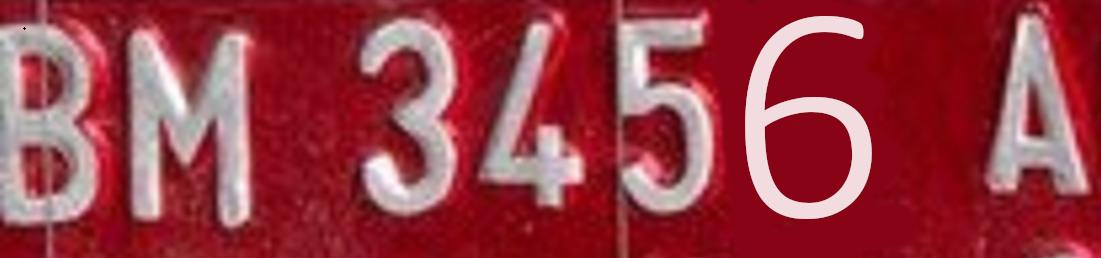
#> input picture uts/images/BM3456A.jpg, 1101 x 258 px
$ jupyter execute uts.ipynb
#> lines starting #> are read from the running program, lines starting #| are printed output that depends on the picture; after the words box and inside, x2 and y2 are one past the last pixel; in counts of white or black regions, pixels touching at a corner belong together; long printed decimals are rounded
[cell 1]
import pandas as pd
import numpy as np
import matplotlib.pyplot as plt
import seaborn as sns
import cv2 as cv
from sklearn.cluster import MiniBatchKMeans, KMeans
from sklearn.metrics import silhouette_score

[cell 2]
# load images
paths = [
    "images/BM3456A.jpg",
    "images/BM7098V.jpg",
    "images/BM9098V.jpg",
    "images/BM45552Q.jpg",
    "images/BM45558Q.jpg",
]

imgs = [cv.imread(path) for path in paths]
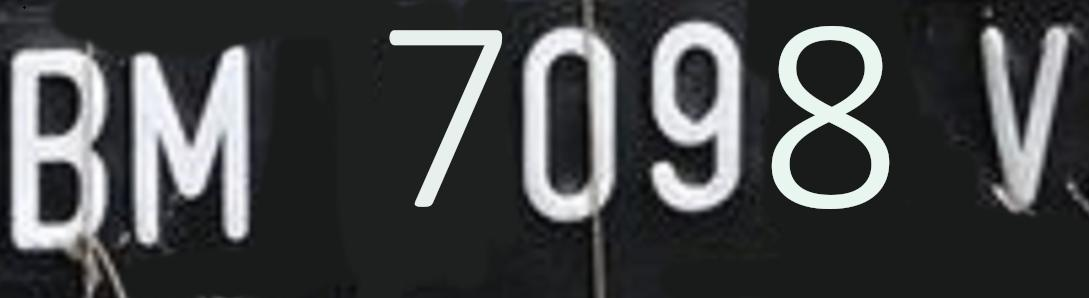
#> input picture uts/images/BM7098V.jpg, 1089 x 298 px
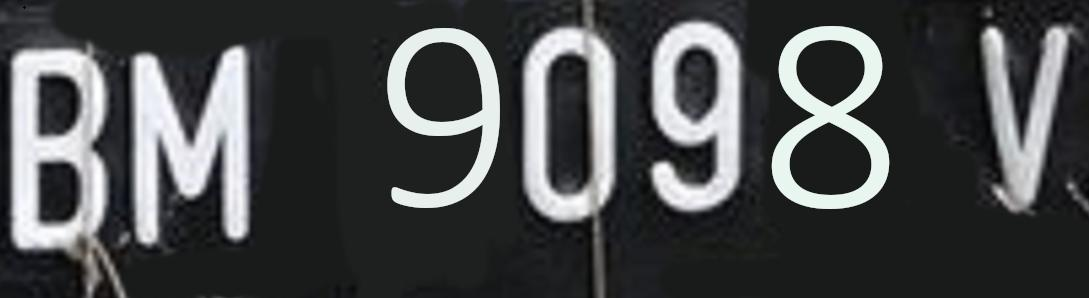
#> input picture uts/images/BM9098V.jpg, 1089 x 298 px
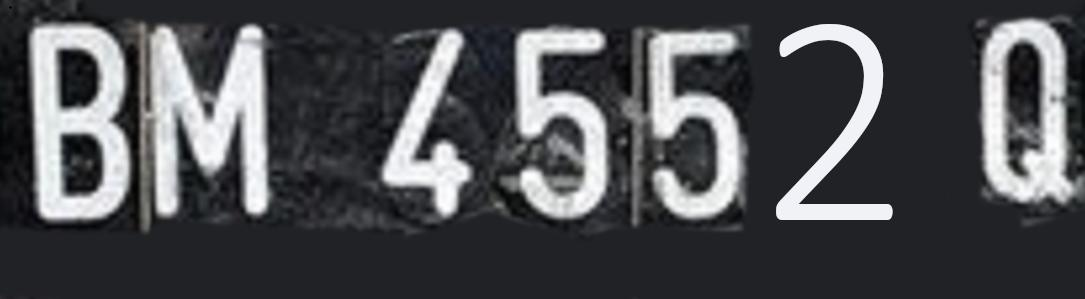
#> input picture uts/images/BM45552Q.jpg, 1085 x 299 px
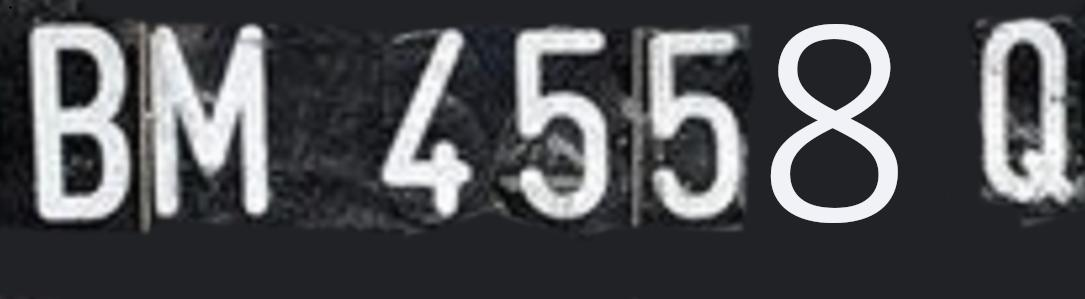
#> input picture uts/images/BM45558Q.jpg, 1085 x 299 px
#> imgs = 5 items

[cell 3]
def display(img):
    rgb = cv.cvtColor(img, cv.COLOR_BGR2RGB)
#> img is the input picture: shape (258, 1101, 3); mean B, G, R 68.9, 58.5, 152
    plt.figure()
    plt.imshow(rgb)

[cell 4]
display(imgs[0])

[cell 5]
def plot_pixels(data, title, colors=None, N=10000):
    if colors is None:
        colors = data

    # choose a random subset
    rng = np.random.RandomState(0)
    i = rng.permutation(data.shape[0])[:N]
    colors = colors[i]
    R, G, B = data[i].T

    fig, ax = plt.subplots(1, 2, figsize=(16, 6))
    ax[0].scatter(R, G, color=colors, marker='.')
    ax[0].set(xlabel='Red', ylabel='Green', xlim=(0, 1), ylim=(0, 1))

    ax[1].scatter(R, B, color=colors, marker='.')
    ax[1].set(xlabel='Red', ylabel='Blue', xlim=(0, 1), ylim=(0, 1))

    fig.suptitle(title, size=20);

[cell 6]
import warnings
warnings.filterwarnings("ignore")

for img_colored in imgs:
    # convert to grayscale keeping 3 channels
    img = np.zeros_like(img_colored)

    h, w, c = img_colored.shape
    img = np.average(img_colored, axis=2).reshape(h, w, 1).repeat(3, axis=2).astype(np.uint8)

    h, w, c = img.shape
    data = img.reshape(h * w, c) / 255

    kmeans = MiniBatchKMeans(2)
    kmeans.fit(data)
    new_colors = kmeans.cluster_centers_[kmeans.predict(data)]

    plot_pixels(data, colors=new_colors,title="Reduced color space: 2 colors")
    new_img = new_colors.reshape(img.shape) * 255
    display(cv.hconcat((img, new_img.astype(np.uint8))))

    # calculate the error
    error = np.sum((img.astype("float") - new_img.astype("float")) ** 2)
    error /= float(img.shape[0] * img.shape[1])
    print(f"Error: {error}")
#> this loop made 5 passes
#> error on passes 1 to 5: 1252.2, 1301.8, 1317.7, 1529.4, 1557
#| Error: 1252.172
#| Error: 1301.790
#| Error: 1317.702
#| Error: 1529.375
#| Error: 1556.988
#> pass 1, `img = np.average(img_colored, axis=2).reshape(h, w, 1).repeat(3, axis=..`:
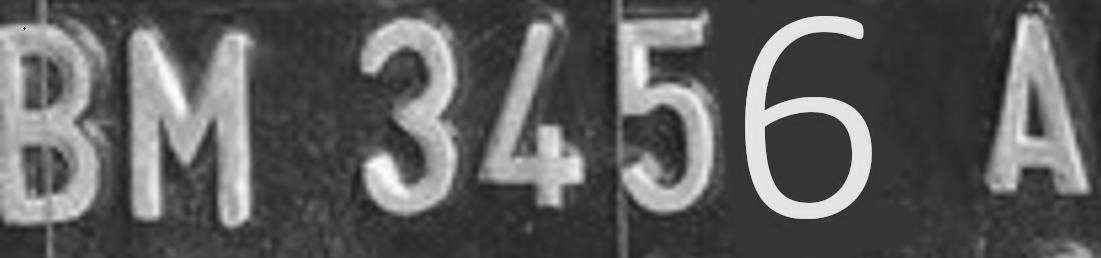
#> img: shape (258, 1101, 3); min 7, max 252, mean 92.8
#> pass 1, `new_img = new_colors.reshape(img.shape) * 255`:
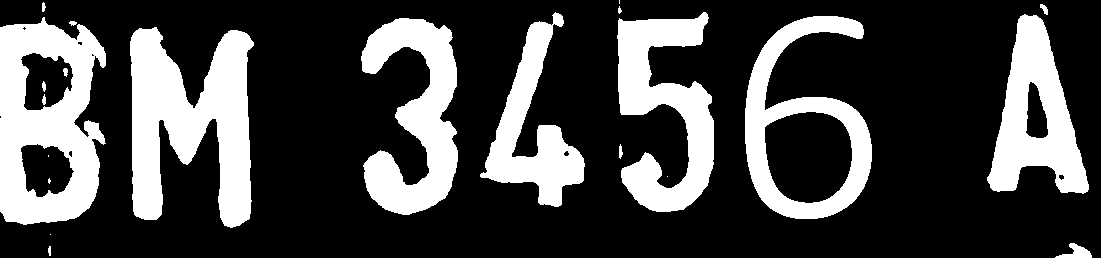
#> new_img: shape (258, 1101, 3) float64; values 60.32 (black) and 182.4 (white), 26.9% white; 22 white regions (5 under 20 px), largest, box (x1, y1, x2, y2) and area: (130, 27, 254, 228) 15198, (0, 17, 106, 225) 14066, (617, 12, 714, 212) 10389
#> pass 1, in display (call 2), `rgb = cv.cvtColor(img, cv.COLOR_BGR2RGB)`:
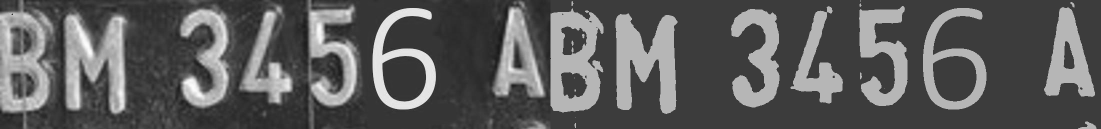
#> rgb: shape (258, 2202, 3) (shown at 1/2 size); min 7, max 252, mean 92.8
#> after the loop:
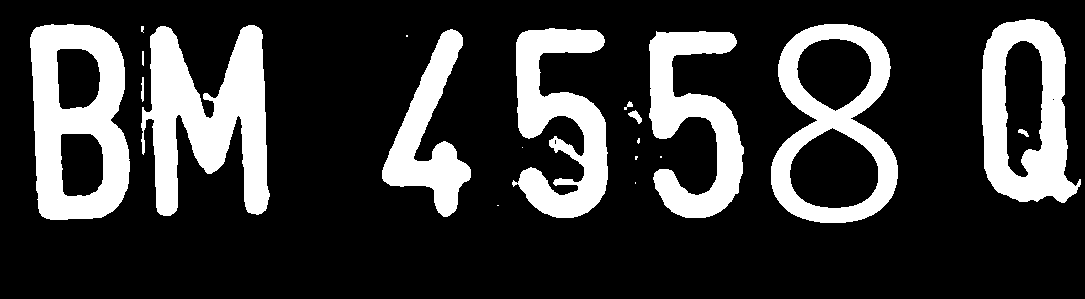
#> new_img: shape (299, 1085, 3) float64; values 41.01 (black) and 218.1 (white), 22.1% white; 20 white regions (8 under 20 px), largest, box (x1, y1, x2, y2) and area: (141, 25, 270, 216) 13669, (30, 24, 130, 220) 12277, (982, 19, 1081, 203) 10063
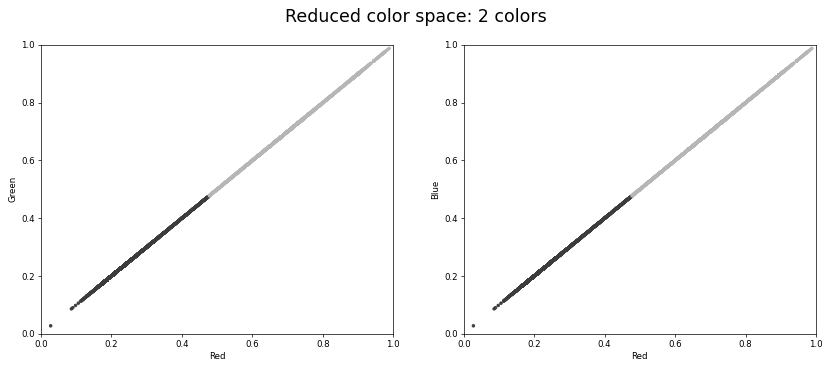
#> figure drawn by matplotlib, 2 panels
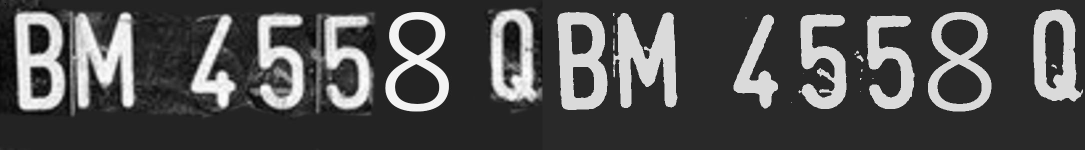
#> shown: shape (299, 2170, 3) (shown at 1/2 size); min 0, max 255, mean 80.1
